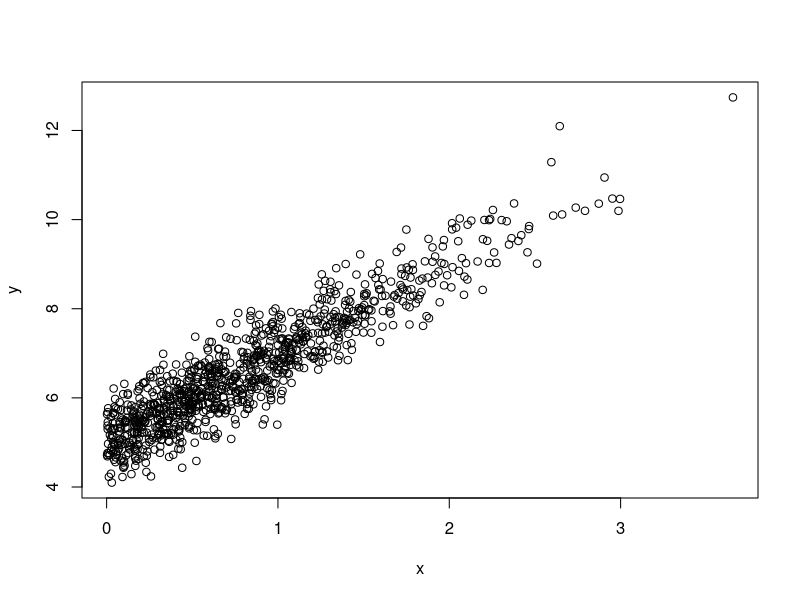
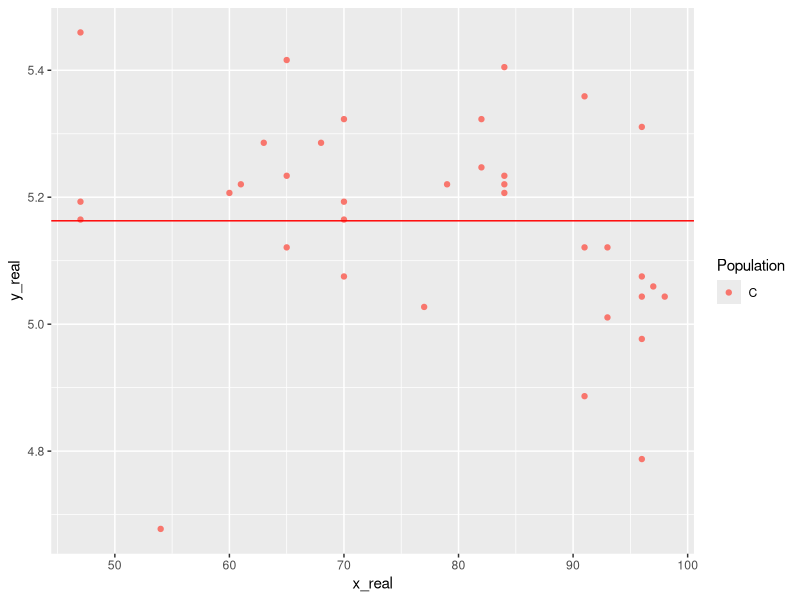
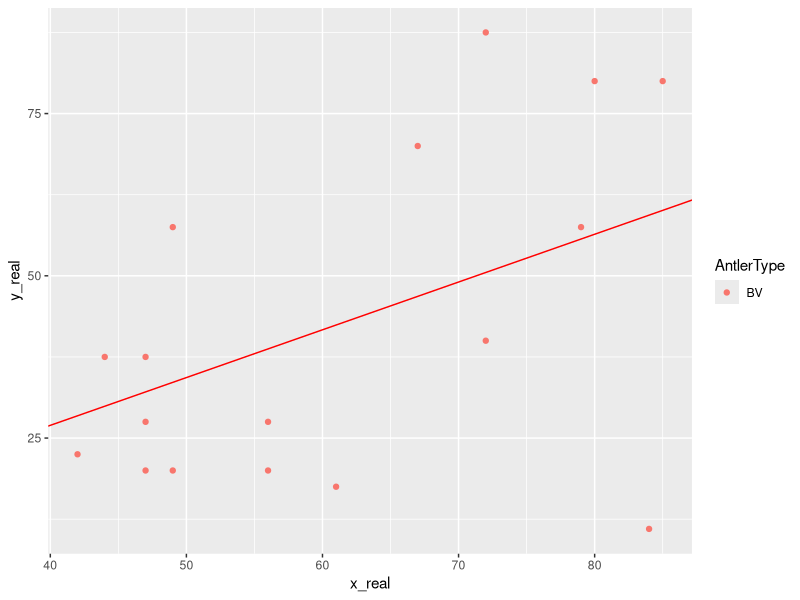
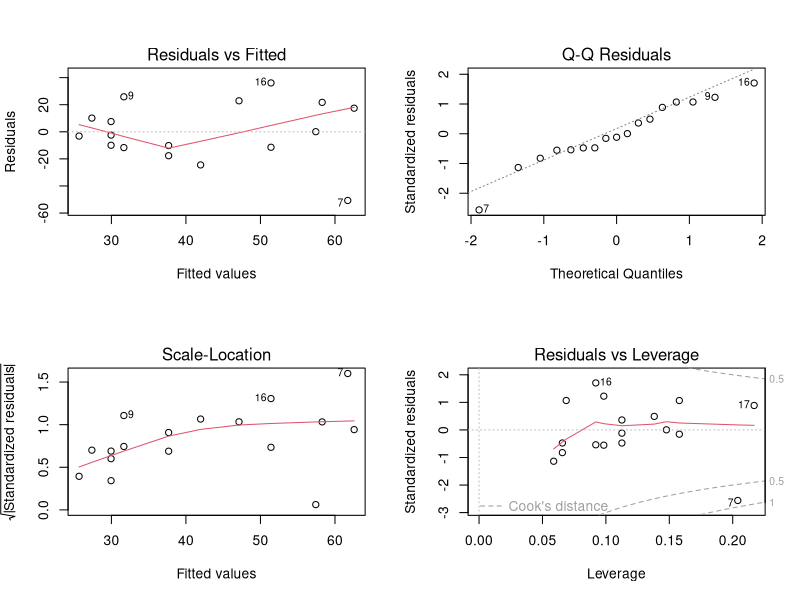
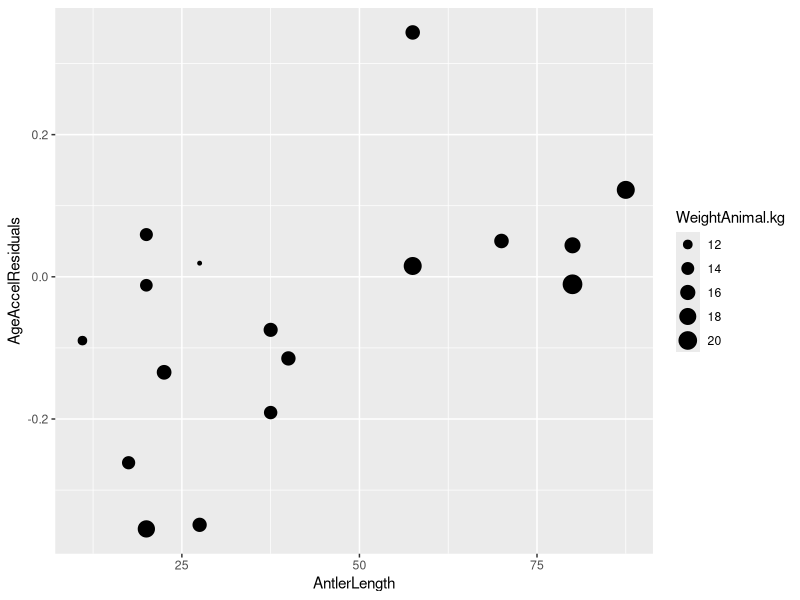
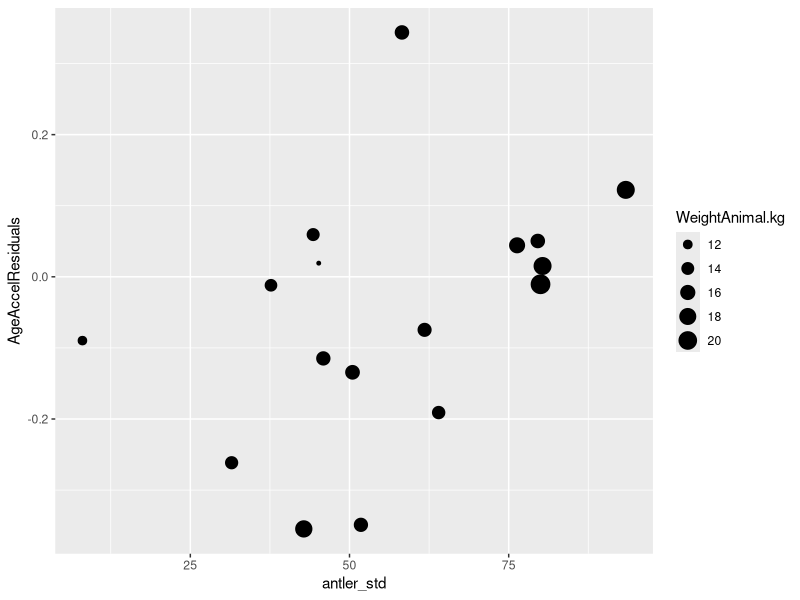

These charts were generated, in order, by the following R code:
rm(list = ls()) # nettoyage de l'environnement de travail


# Chargement du jeu de données --------------------------------------------

library(readxl) # pour charger les fichiers excel
library(tidyr)
library(tibble)
library(dplyr)
library(purrr)
library(ggplot2)
library(lme4)

# Définition des fonctions de modélisation de la longueur des bois --------

# fonction constante

constante = function(pars, x){
  
  a = pars[1]
  
  a} 

# fonction linéaire

lineaire = function(pars, x=0){
  
  a = pars[1]
  b = pars[2]

  a*x+b} 

# fonction de seuil avec une pente et un plateau

one_slope = function(pars, x){
  
  a = pars[1]
  b = pars[2]
  seuil = pars[3]
  
  ifelse(x<seuil, a*x+b, a*seuil+b)
} 

# fonction de seuil avec deux pentes

two_slopes = function(pars, x){
  
  a = pars[1]
  b = pars[2]
  seuil = pars[3]
  c = pars[4]
  OO_2 = (a - c) * seuil + b

  ifelse(test = x<seuil, yes = a*x+b, no = c*x + OO_2)
} 

# fonction exponentielle

fonction_expo = function(pars,  x){
  
  plateau = pars[1] 
  k = pars[2]
  
  plateau * (1 - exp(-k*x))
}






# Sélection de la meilleure fonction --------------------------------------


NLL = function(pars, ma_fonction, y, x) {
  # Values predicted by the model
  sigma = pars[length(pars)]
  parametres_moyenne = pars[-length(pars)] 
  Gpred = ma_fonction(parametres_moyenne, x)
  # Negative log-likelihood 
  -sum(dnorm(x = y, mean = Gpred, sd = sigma, log = TRUE))
}

plan_experience = tibble(ma_fonction = c(lineaire, one_slope, two_slopes),
       initial_pars = list(c(1, 0, 1), c(1, 0, 1, 1), c(1, 0, 0, 2, 1)))

n = 1000
x = abs(rnorm(n))
y = lineaire(c(2, 5, 1), x) + rnorm(length(x), sd = .5)
plot(x, y)

get_AIC = function(initial_pars, ma_fonction){
    neg_log_lik = optim(par = initial_pars, 
          fn = function(p) NLL(p, 
                               ma_fonction = ma_fonction, 
                               y = y, 
                               x = x),
          hessian = TRUE)$value
    2 * neg_log_lik + 2 * length(initial_pars)
}

purrr::pmap_dbl(plan_experience,
            get_AIC)



# Application aux données réelles -----------------------------------------

data_antler = read_excel("data/Dataset_v2.xlsx", skip = 0, na = "NA")


data_antler_2 = select(data_antler,
                       AntlerLength, JulianCaptureDate, AntlerType, AgeClass, Population)%>%
  #subset( AntlerType == "BV") %>% 
  subset( AgeClass != "(0,1]" & Population=="C") %>% 
  na.omit()

x_real = data_antler_2$JulianCaptureDate 
y_real = data_antler_2$AntlerLength %>% 
  log()

## Pbm de generalisation de la fonction get_AIC: mettre les x et y en arguments
plan_experience = tibble(ma_fonction = c(constante, lineaire, one_slope, two_slopes),
                         initial_pars = list(c(0,1), c(1, 0, 1), c(1, 0, 1, 1), c(1, 0, 0, 2, 1)))

get_AIC = function(initial_pars, ma_fonction){
  neg_log_lik = optim(par = initial_pars, 
                      fn = function(p) NLL(p, 
                                           ma_fonction = ma_fonction, 
                                           y = y_real, 
                                           x = x_real),
                      hessian = TRUE)$value
  2 * neg_log_lik + 2 * length(initial_pars)
}

purrr::pmap_dbl(plan_experience,
                get_AIC)



optim_output = optim(par = c(0,1), 
      fn = function(p) NLL(p, 
                           ma_fonction = constante, 
                           y = y_real, 
                           x = x_real))


optim_output$par 

ggplot(data_antler_2,
       aes(x = x_real  ,
           y = y_real,
           color=Population)) +
  geom_point()+
  
  geom_abline(slope=0,
              intercept=optim_output$par[1],
              colour="red")




# Premiere classe d'age ---------------------------------------------------


data_antler_2 = select(data_antler, QC_RTL,
                       AntlerLength, JulianCaptureDate,Population, WeightAnimal.kg,
                       AntlerType, AgeClass, AgeAccelResiduals)%>%
  #subset( AntlerType == "BV") %>% 
  subset( AgeClass == "(0,1]") %>% 
  subset( AntlerLength > 10) %>% 
  na.omit()

x_real = data_antler_2$JulianCaptureDate 
y_real = data_antler_2$AntlerLength 

## Pbm de generalisation de la fonction get_AIC: mettre les x et y en arguments
plan_experience = tibble(ma_fonction = c(constante, lineaire, one_slope, two_slopes),
                         initial_pars = list(c(0,1), c(1, 0, 1), c(1, 0, 1, 1), c(1, 0, 0, 2, 1)))

get_AIC = function(initial_pars, ma_fonction){
  neg_log_lik = optim(par = initial_pars, 
                      fn = function(p) NLL(p, 
                                           ma_fonction = ma_fonction, 
                                           y = y_real, 
                                           x = x_real),
                      hessian = TRUE)$value
  2 * neg_log_lik + 2 * length(initial_pars)
}

purrr::pmap_dbl(plan_experience,
                get_AIC)



optim_output = optim(par = c(1,0,1), 
                     fn = function(p) NLL(p, 
                                          ma_fonction = lineaire, 
                                          y = y_real, 
                                          x = x_real))


optim_output$par 

ggplot(data_antler_2,
       aes(x = x_real,
           y = y_real,
           color=AntlerType)) +
  geom_point()+
  
  geom_abline(slope=optim_output$par[1],
              intercept=optim_output$par[2],
              colour="red")


reg2 = lm(y_real ~ x_real, data_antler_2)

par(mfrow=c(2,2))
plot(reg2)



std_antler = function(antler_length, date, pars, date_ref=80){
  a=pars[1]
  b=pars[2]
  (antler_length - (a*date+b))  + a*date_ref+b
}

data_antler_3 = mutate(data_antler_2, antler_std = std_antler(AntlerLength, JulianCaptureDate, optim_output$par))

ggplot(data_antler_3,
       aes(x = AntlerLength,
           y = AgeAccelResiduals,
           size=WeightAnimal.kg)) +
  geom_point()


ggplot(data_antler_3,
       aes(x = antler_std,
           y = AgeAccelResiduals,
           size=WeightAnimal.kg)) +
  geom_point()


reglm3 = lm(AgeAccelResiduals ~ antler_std + WeightAnimal.kg+ Population+
               antler_std:Population ,
            data = data_antler_3)

reglm3 %>% 
  summary()

modele <- step(reglm3)

modele %>% 
  summary()


